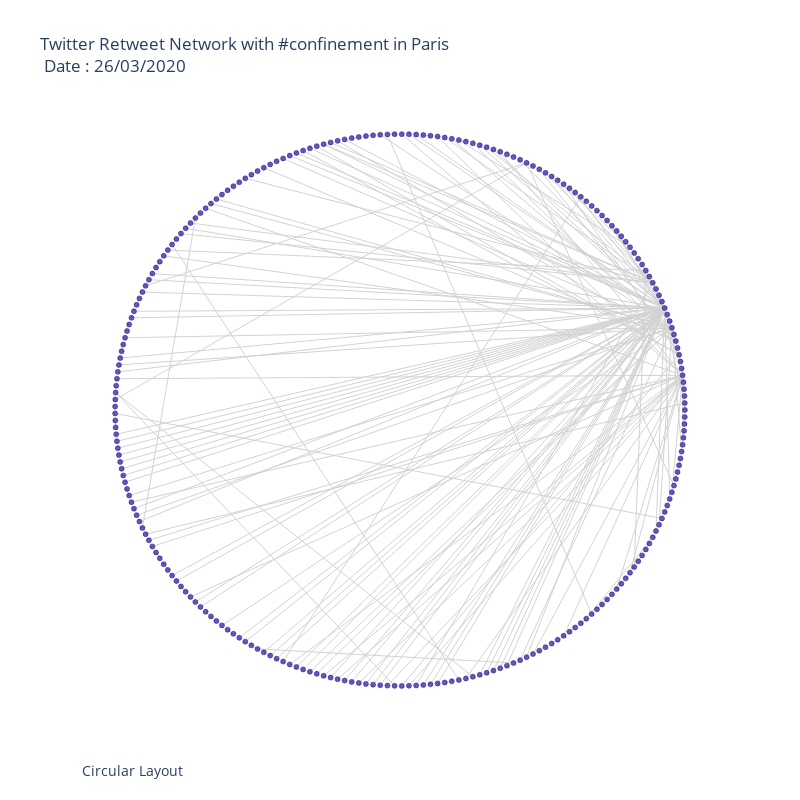

Write notebook code for a chart like this one.
### Code cell
fig1.show()

### Figure 1 — Plotly figure (JSON) as saved in the notebook; plotly's stock layout.template omitted (floating-point values rounded to 4 significant figures; data arrays with more than 128 entries replaced by an {"elided": "..."} marker saying what was removed)
{"data": [{"hoverinfo": "none", "line": {"color": "rgb(210,210,210)", "width": 1}, "mode": "lines", "type": "scatter", "x": {"elided": "594 float values"}, "y": {"elided": "594 float values"}}, {"hoverinfo": "text", "marker": {"color": "#6959CD", "line": {"color": "rgb(12,12,90)", "width": 0.5}, "size": 5, "symbol": "circle-dot"}, "mode": "markers", "name": "net", "text": {"elided": "249 str values"}, "type": "scatter", "x": {"elided": "249 float values"}, "y": {"elided": "249 float values"}}], "layout": {"annotations": [{"font": {"size": 14}, "showarrow": false, "text": "Circular Layout", "x": 0, "xanchor": "left", "xref": "paper", "y": -0.1, "yanchor": "bottom", "yref": "paper"}], "autosize": false, "font": {"size": 12}, "height": 800, "hovermode": "closest", "paper_bgcolor": "rgba(0, 0, 0, 0)", "plot_bgcolor": "rgba(0, 0, 0, 0)", "showlegend": false, "title": {"text": "Twitter Retweet Network with #confinement in Paris<br> Date : 26/03/2020"}, "width": 800, "xaxis": {"autorange": true, "range": [-1.123, 1.123], "showgrid": false, "type": "linear", "visible": false, "zeroline": false}, "yaxis": {"autorange": true, "range": [-1.124, 1.124], "showgrid": false, "type": "linear", "visible": false, "zeroline": false}}}
